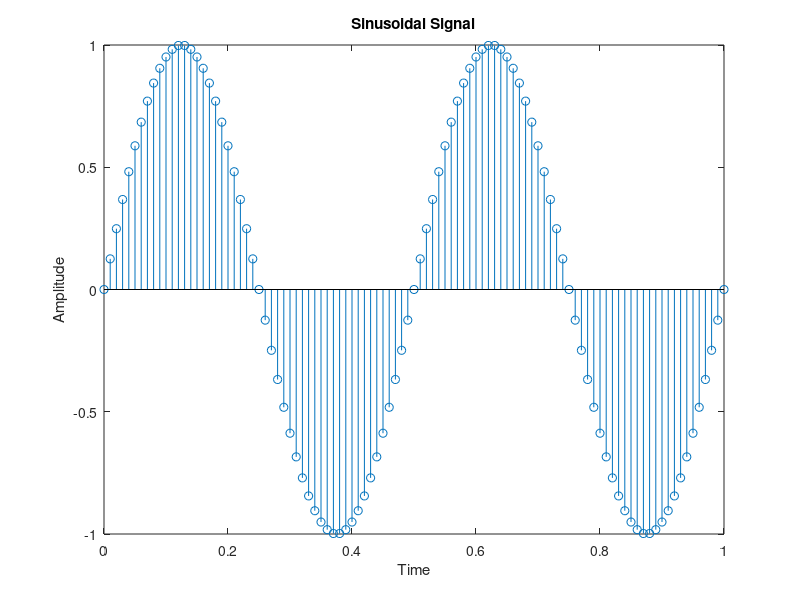

Write the MATLAB code that produced this figure.
x=100;
f=2;
z=0:1/x:1;
y=sin(2*pi*f*z);
figure
stem(z,y);
xlabel("Time");
ylabel("Amplitude");
title("Sinusoidal Signal");